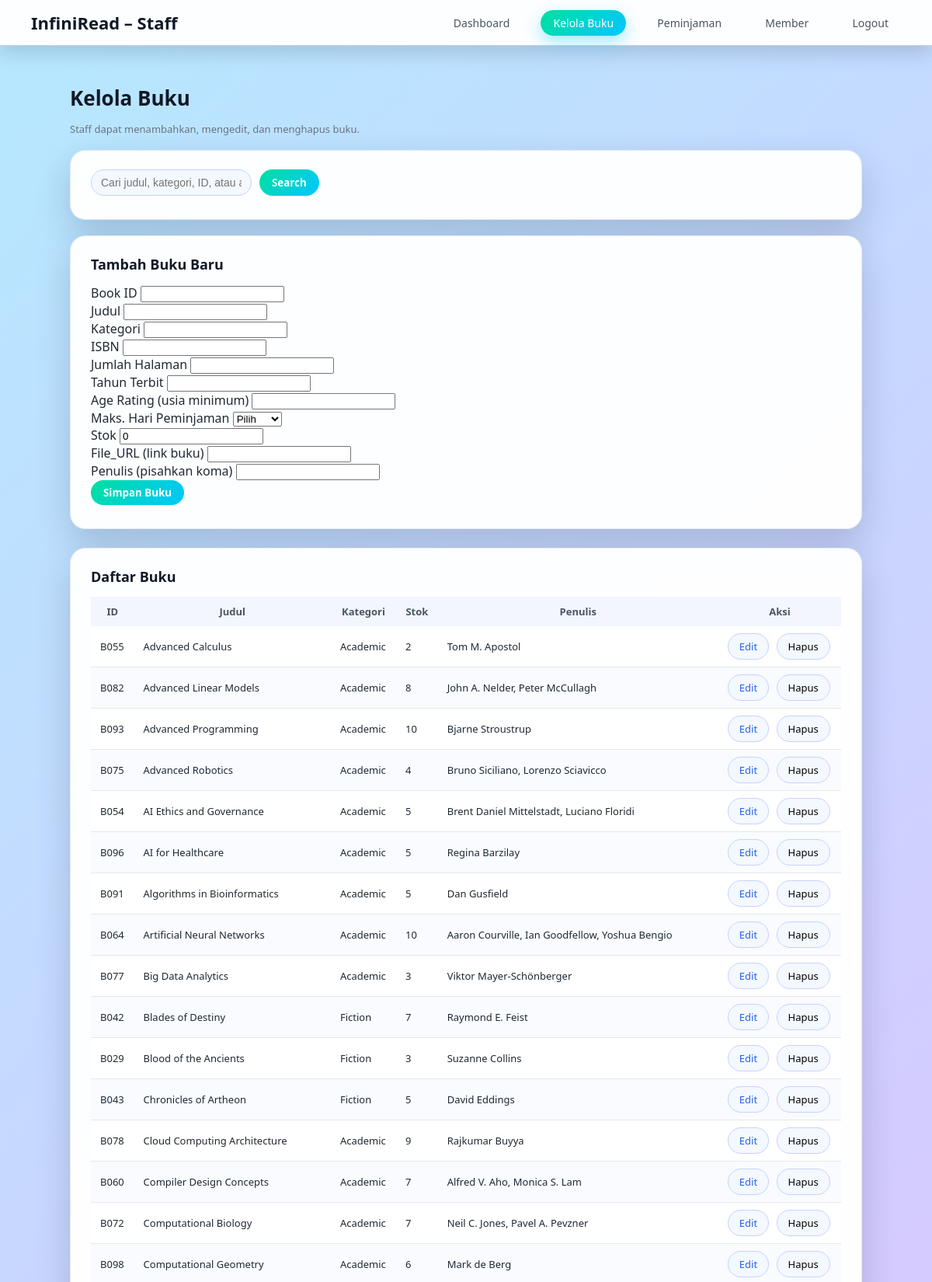
The page /frontend/pages/staff/books.php (signed in, upper part) on the database its author committed.
### tables this page shows
CREATE TABLE `book` (
  `Book_ID` varchar(20) NOT NULL,
  `Category` varchar(20) NOT NULL,
  `Title` varchar(100) NOT NULL,
  `ISBN` varchar(50) NOT NULL,
  `Pages` int(11) NOT NULL,
  `Pub_Year` int(11) NOT NULL,
  `Age_Rating` int(11) NOT NULL,
  `Max_Borrowdays` int(11) NOT NULL,
  `Stock` int(11) NOT NULL,
  `Staff_ID` int(11) NOT NULL,
  `File_URL` varchar(255) NOT NULL
);

### backend/controllers/BookController.php (called while the page is built, shortened)
<?php
require_once __DIR__ . '/../config/database.php';
class BookController
{
    public static function getAllWithAuthors(?string $keyword = null) {
        global $mysqli;
        $keyword = trim($keyword ?? '');
        $booksResult = $mysqli->query("
            SELECT
                Book_ID,
                Category,
                Title,
                ISBN,
                Pages,
                Pub_Year,
                Age_Rating,
                Max_Borrowdays,
                Stock
            FROM book
            ORDER BY Title ASC
        ");
        $authorMap = [];
        $resAuth = $mysqli->query("
            SELECT
                Book_ID,
                GROUP_CONCAT(Author SEPARATOR ', ') AS Authors
            FROM book_author
            GROUP BY Book_ID
        ");
        if ($resAuth) {
            while ($row = $resAuth->fetch_assoc()) {
                $authorMap[$row['Book_ID']] = $row['Authors'];
            }
        }
        return [$booksResult, $authorMap];
    }
}

### frontend/pages/staff/books.php (the view, shortened to what this page needs)
<?php
require_once __DIR__ . '/../../../backend/middleware/AuthMiddleware.php';
require_once __DIR__ . '/../../../backend/controllers/BookController.php';
$keyword = trim($_GET['search'] ?? '');
[$booksResult, $authorMap] = BookController::getAllWithAuthors($keyword);
$editingBook  = null;
$editingAuths = '';
?>
<!DOCTYPE html>
<html lang="id">
<head>
  <link rel="stylesheet" href="/frontend/assets/css/global.css">
  <link rel="stylesheet" href="/frontend/assets/css/dashboard.css">
</head>
<body>
<?php include __DIR__ . '/../../components/navbar_staff.php'; ?>
<div class="page-wrap">
  <h1 class="page-title">Kelola Buku</h1>
  <p class="subtitle">Staff dapat menambahkan, mengedit, dan menghapus buku.</p>
  <div class="card" style="margin-bottom:20px;">
    <form method="get" class="search-box">
      <input type="text"
             name="search"
             class="search-input"
             placeholder="Cari judul, kategori, ID, atau author..."
             value="<?= htmlspecialchars($keyword) ?>">
      <button class="btn-primary">Search</button>
    </form>
  </div>
  <div class="card">
    <div class="table-header">
      <div class="table-title">
        <?= $editingBook ? 'Edit Buku: ' . htmlspecialchars($editingBook['Book_ID']) : 'Tambah Buku Baru' ?>
      </div>
    </div>
    <?php $val = fn($k, $d='') => $editingBook[$k] ?? $d; ?>
    <form method="post" class="form-grid">
      <div class="form-group">
        <label>Book ID</label>
        <input type="text" name="Book_ID"
               value="<?= htmlspecialchars($val('Book_ID')) ?>"
               <?= $editingBook ? 'readonly' : 'required' ?>>
      </div>
      <div class="form-group">
        <label>Judul</label>
        <input type="text" name="Title"
               value="<?= htmlspecialchars($val('Title')) ?>" required>
      </div>
      <div class="form-group">
        <label>Kategori</label>
        <input type="text" name="Category"
               value="<?= htmlspecialchars($val('Category')) ?>" required>
      </div>
      <div class="form-group">
        <label>ISBN</label>
        <input type="text" name="ISBN"
               value="<?= htmlspecialchars($val('ISBN')) ?>" required>
      </div>
      <div class="form-group">
        <label>Jumlah Halaman</label>
        <input type="number" name="Pages" min="1"
               value="<?= htmlspecialchars($val('Pages')) ?>" required>
      </div>
      <div class="form-group">
        <label>Tahun Terbit</label>
        <input type="number" name="Pub_Year" min="0"
               value="<?= htmlspecialchars($val('Pub_Year')) ?>" required>
      </div>
      <div class="form-group">
        <label>Age Rating (usia minimum)</label>
        <input type="number" name="Age_Rating"
               min="0"
               value="<?= htmlspecialchars($val('Age_Rating')) ?>" required>
      </div>
      <div class="form-group">
        <label>Maks. Hari Peminjaman</label>
        <select name="Max_Borrowdays" required>
          <option value="">Pilih</option>
        </select>
      </div>
      <div class="form-group">
        <label>Stok</label>
        <input type="number" name="Stock"
               value="<?= htmlspecialchars($val('Stock',0)) ?>" required>
      </div>
      <div class="form-group full">
        <label>File_URL (link buku)</label>
        <input type="text" name="File_URL"
               value="<?= htmlspecialchars($val('File_URL')) ?>">
      </div>
      <div class="form-group full">
        <label>Penulis (pisahkan koma)</label>
        <input type="text" name="Authors"
               value="<?= htmlspecialchars($editingAuths) ?>">
      </div>
      <div class="form-group full">
        <button type="submit" class="btn-primary">
          <?= $editingBook ? 'Update Buku' : 'Simpan Buku' ?>
        </button>
      </div>
    </form>
  </div>
  <div class="card">
    <div class="table-header">
      <div class="table-title">Daftar Buku</div>
    </div>
    <table class="data-table">
      <thead>
        <tr>
          <th>ID</th>
          <th>Judul</th>
          <th>Kategori</th>
          <th>Stok</th>
          <th>Penulis</th>
          <th>Aksi</th>
        </tr>
      </thead>
      <tbody>
      <?php while ($b = $booksResult->fetch_assoc()): ?>
        <tr>
          <td><?= htmlspecialchars($b['Book_ID']) ?></td>
          <td><?= htmlspecialchars($b['Title']) ?></td>
          <td><?= htmlspecialchars($b['Category']) ?></td>
          <td><?= (int)$b['Stock'] ?></td>
          <td><?= htmlspecialchars($authorMap[$b['Book_ID']] ?? '-') ?></td>
          <td>
            <a href="books.php?edit_id=<?= urlencode($b['Book_ID']) ?>" class="btn-ghost" style="margin-right:6px;">Edit</a>
            <form method="post" style="display:inline"
                  onsubmit="return confirm('Yakin ingin menghapus buku ini?');">
              <button type="submit" class="btn-ghost">Hapus</button>
            </form>
          </td>
        </tr>
      <?php endwhile; ?>
      </tbody>
    </table>
  </div>
</div>
</body>
</html>

### frontend/assets/css/global.css (style rules this page uses)
* { box-sizing: border-box; }
html, body { margin: 0; padding: 0; min-height: 100vh; }
body { font-family: "Poppins", system-ui, sans-serif; background: linear-gradient(135deg, #b5e8ff, #d7c9ff 40%, #ffd6e8); color: #1f2933; }
a { color: #2563eb; text-decoration: none; }
button { font-family: inherit; }
.page-wrap { padding: 32px 40px 40px; max-width: 1200px; margin: 0 auto; }
.page-title { font-size: 26px; font-weight: 700; margin-bottom: 4px; color: #111827; }
.subtitle { font-size: 13px; color: #6b7280; margin-bottom: 18px; }

### frontend/assets/css/dashboard.css (style rules this page uses)
.page-wrap { padding: 32px 40px 40px; max-width: 1100px; margin: 0 auto; }

### frontend/pages/staff/books.php (style rules this page uses)
.card { background: rgba(255, 255, 255, 0.97); border-radius: 20px; padding: 24px 26px 30px; box-shadow: 0 18px 45px rgba(15, 23, 42, 0.18); border: 1px solid rgba(226, 232, 240, 0.9); margin-bottom: 24px; }
.table-header { display: flex; justify-content: space-between; align-items: center; margin-bottom: 14px; }
.table-title { font-size: 18px; font-weight: 600; color: #111827; }
.search-box { display: flex; gap: 10px; }
.search-input { padding: 8px 12px; border: 1px solid #c7d2fe; background: #f4f8ff; border-radius: 999px; font-size: 14px; }
.data-table { width: 100%; border-collapse: collapse; font-size: 13px; }
.data-table th { background: #f3f6ff; padding: 10px 12px; font-weight: 600; color: #4b5563; }
.data-table td { padding: 9px 12px; border-bottom: 1px solid #e5e7eb; background: #ffffff; }
.data-table tr:nth-child(even) td { background: #f9fbff; }
.btn-primary { background: linear-gradient(135deg, #00e09e, #00c6ff); border: none; color: #fff; padding: 7px 16px; border-radius: 999px; cursor: pointer; font-weight: 600; }
.btn-ghost { padding: 7px 14px; border-radius: 999px; font-size: 13px; background: #f4f8ff; border: 1px solid #c7d2fe; cursor: pointer; }

### rows shown on the page
book: Book_ID "B055", Title "Advanced Calculus", Category "Academic", Stock "2", Book_ID "Tom M. Apostol"
book: Book_ID "B082", Title "Advanced Linear Models", Category "Academic", Stock "8", Book_ID "John A. Nelder, Peter McCullagh"
book: Book_ID "B093", Title "Advanced Programming", Category "Academic", Stock "10", Book_ID "Bjarne Stroustrup"
book: Book_ID "B075", Title "Advanced Robotics", Category "Academic", Stock "4", Book_ID "Bruno Siciliano, Lorenzo Sciavicco"
book: Book_ID "B054", Title "AI Ethics and Governance", Category "Academic", Stock "5", Book_ID "Brent Daniel Mittelstadt, Luciano Floridi"
book: Book_ID "B096", Title "AI for Healthcare", Category "Academic", Stock "5", Book_ID "Regina Barzilay"
book: Book_ID "B091", Title "Algorithms in Bioinformatics", Category "Academic", Stock "5", Book_ID "Dan Gusfield"
book: Book_ID "B064", Title "Artificial Neural Networks", Category "Academic", Stock "10", Book_ID "Aaron Courville, Ian Goodfellow, Yoshua Bengio"
book: Book_ID "B077", Title "Big Data Analytics", Category "Academic", Stock "3", Book_ID "Viktor Mayer-Schönberger"
book: Book_ID "B042", Title "Blades of Destiny", Category "Fiction", Stock "7", Book_ID "Raymond E. Feist"
book: Book_ID "B029", Title "Blood of the Ancients", Category "Fiction", Stock "3", Book_ID "Suzanne Collins"
book: Book_ID "B043", Title "Chronicles of Artheon", Category "Fiction", Stock "5", Book_ID "David Eddings"
book: Book_ID "B078", Title "Cloud Computing Architecture", Category "Academic", Stock "9", Book_ID "Rajkumar Buyya"
book: Book_ID "B060", Title "Compiler Design Concepts", Category "Academic", Stock "7", Book_ID "Alfred V. Aho, Monica S. Lam"
book: Book_ID "B072", Title "Computational Biology", Category "Academic", Stock "7", Book_ID "Neil C. Jones, Pavel A. Pevzner"
book: Book_ID "B098", Title "Computational Geometry", Category "Academic", Stock "6", Book_ID "Mark de Berg"
